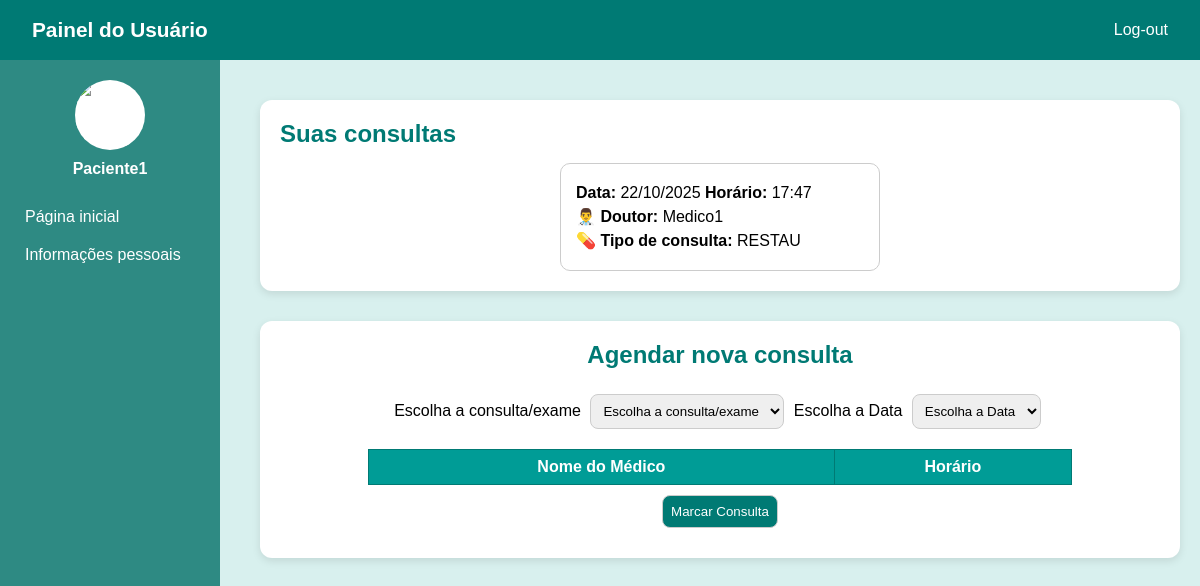
The app's page /paciente/ (signed in) with its own data.
### pacientes/models.py (models this page shows, shortened)
class Paciente(models.Model):
    user = models.OneToOneField(User, on_delete=models.CASCADE, related_name='paciente')
    cpf = models.CharField(null=False, blank=False, unique=True)
    rg = models.CharField(null=False, blank=False, unique=True)
    telefone = models.CharField(null=False, blank=False)
    data_nasc = models.DateField(null=False, blank=False)
    genero = models.CharField(choices=GENERO_CHOICES, max_length=1)
    endereco = models.CharField(max_length=255, null=False, blank=False)

### consultas/models.py (models this page shows, shortened)
class Consulta(models.Model):
    SERVICOS = [
        ("AVALIACAO", "Avaliação"),
        ("LIMPEZA", "Limpeza"),
        ("RESTAU", "Restauração"),
        ("CANAL", "Tratamento de canal"),
        ("EXTRACAO", "Extração dentária"),
        ("CLAREAMENTO", "Clareamento"),
        ("APARELHO", "Ortodontia"),
    ]
    data = models.DateTimeField(null=False,blank=False)
    sala = models.CharField(max_length=50,null=False,blank=False)
    servico =  models.CharField(max_length=100,choices=SERVICOS,null=False,blank=False)
    valor = models.DecimalField(max_digits=8, decimal_places=2,null=False,blank=False)
    status =  models.CharField(max_length=20,choices=[("marcada","Marcada"),("realizada","Realizada"),("cancelada","Cancelada"),("remarcada","Remarcada")],null=False,blank=False)
    paciente = models.ForeignKey(Paciente, on_delete=models.CASCADE,related_name="consultas")
    medico = models.ForeignKey(Medico, on_delete=models.CASCADE,related_name="consultas")

### medicos/models.py (models this page shows, shortened)
class Medico(models.Model):
    user = models.OneToOneField(User, on_delete=models.CASCADE, related_name='medico')
    cpf = models.CharField(max_length=14, null=False, blank=False, unique=True)  # 000.000.000-00
    rg = models.CharField(max_length=20, null=False, blank=False, unique=True)
    crm = models.CharField(max_length=20, null=False, blank=False, unique=True)
    telefone = models.CharField(max_length=20, null=False, blank=False)
    especialidades = models.ManyToManyField(
        Especialidade,
        related_name="medicos"  # permite acessar os médicos a partir da especialidade
    )

### pacientes/views.py (the view)
# urls.py: path('', views.consulta_lista, name='paciente-consultas'),
@login_required
def consulta_lista(request):
    try:
        paciente = Paciente.objects.get(user=request.user)
    except Paciente.DoesNotExist:
        messages.error(request, "Paciente não encontrado.")
        return redirect('/')
    consultas = Consulta.objects.filter(paciente=paciente)
    form = ConsultaForm()
    contexto = {
        "consultas": consultas,
        "form": form,
        "paciente": paciente,
    }
    return render(request, "paciente/consulta/crud.html", contexto)

### consultas/forms.py
class ConsultaForm(forms.ModelForm):
    class Meta:
        model= Consulta
        fields = ['data', 'sala', 'servico', 'valor', 'status', 'paciente', 'medico']
        widgets = {}

### pacientes/templates/paciente/consulta/crud.html (shortened to what this page needs)
{% extends 'paciente/base.html' %}

### pacientes/templates/paciente/base.html (shortened to what this page needs)
<!DOCTYPE html>
<html lang="pt-br">
<head>
</head>
<body>
    <header>
        <h1>Painel do Usuário</h1>
        <a href="{% url 'logout' %}" class="logout">Log-out</a>
    </header>
    <aside class="sidebar">
        <img src="https://cdn-icons-png.flaticon.com/512/847/847969.png" alt="Imagem do Usuário">
        <h2>{{ paciente.user.username }}</h2>
        <a href="{% url 'paciente-consultas' %}">Página inicial</a>
        <a href="#">Informações pessoais</a>
    </aside>
    <main class="main-content">
        <div class="section">
            <h2>Suas consultas</h2>
            {% for consulta in consultas %}
            <div class="card">
                <p><strong>Data:</strong> {{ consulta.data|date:"d/m/Y" }} <strong>Horário:</strong> {{ consulta.data|time:"H:i" }}</p>
                <p>👨‍⚕️ <strong>Doutor:</strong> {{ consulta.medico.user.username }}</p>
                <p>💊 <strong>Tipo de consulta:</strong> {{ consulta.servico }}</p>
            </div>
            {% endfor %}
        </div>
        <div class="section agendar">
            <h2>Agendar nova consulta</h2>
            <div>
                <label for="consulta">Escolha a consulta/exame</label>
                <select id="consulta">
                    <option>Escolha a consulta/exame</option>
                </select>
                <label for="data">Escolha a Data</label>
                <select id="data">
                    <option>Escolha a Data</option>
                </select>
            </div>
            <table>
                <tr>
                    <th>Nome do Médico</th>
                    <th>Horário</th>
                </tr>
            </table>
            <button>Marcar Consulta</button>
        </div>
    </main>
</body>
</html>

### pacientes/templates/paciente/base.html (style rules this page uses)
* { margin: 0; padding: 0; box-sizing: border-box; font-family: Arial, sans-serif; }
body { display: flex; height: 100vh; background-color: #d8f0ee; }
header { position: fixed; top: 0; left: 0; width: 100%; height: 60px; background-color: #007a74; color: #fff; display: flex; justify-content: space-between; align-items: center; padding: 0 2rem; z-index: 1000; }
header h1 { font-size: 1.3rem; font-weight: 600; }
.logout { color: #fff; text-decoration: none; font-weight: 500; transition: opacity 0.3s; }
.sidebar { position: fixed; top: 60px; left: 0; width: 220px; height: calc(100% - 60px); background-color: #2e8a83; color: white; padding: 20px 15px; display: flex; flex-direction: column; align-items: center; }
.sidebar img { width: 70px; height: 70px; border-radius: 50%; background-color: #ffffff; margin-bottom: 10px; }
.sidebar h2 { font-size: 16px; text-align: center; margin-bottom: 20px; }
.sidebar a { display: block; width: 100%; padding: 10px; text-decoration: none; color: white; border-radius: 6px; text-align: left; transition: background 0.3s; }
.main-content { margin-top: 80px; margin-left: 240px; padding: 20px; width: calc(100% - 240px); overflow-y: auto; }
.section { background-color: white; border-radius: 12px; box-shadow: 0 3px 8px rgba(0, 0, 0, 0.1); padding: 20px; margin-bottom: 30px; }
.section h2 { margin-bottom: 15px; color: #007a74; }
.card { border: 1px solid #ccc; border-radius: 10px; padding: 15px; margin: 0 auto; width: 320px; text-align: left; }
.card p { margin: 5px 0; }
.agendar { display: flex; flex-direction: column; align-items: center; }
select, button { margin: 10px 5px; padding: 8px; border-radius: 8px; border: 1px solid #ccc; }
button { background-color: #007a74; color: white; cursor: pointer; transition: background 0.3s; }
table { width: 80%; border-collapse: collapse; margin-top: 10px; }
th, td { border: 1px solid #007a74; padding: 8px; text-align: center; }
th { background-color: #009c96; color: white; }

### records on screen
Paciente: user.username "Paciente1"
Consulta: data "22/10/2025", data "17:47", medico.user.username "Medico1", servico "RESTAU"
